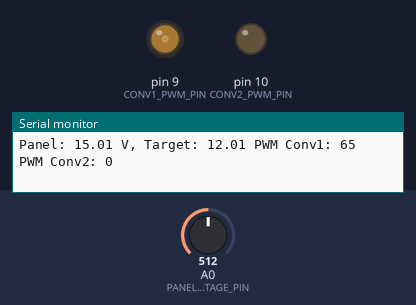
A sketch run on a simulated Arduino Uno, built with avr-gcc and run on an emulated ATmega328P. On the bench: output pins drawn as LEDs (lit = HIGH), the last lines printed to the serial monitor. Inputs (shaded band) come from the test bench; at power-on: A0 (PANEL_VOLTAGE_PIN) = 512.

Above: at 2.25 s.
2.3 s: A0 (PANEL_VOLTAGE_PIN) set to 421
At 3.55 s:
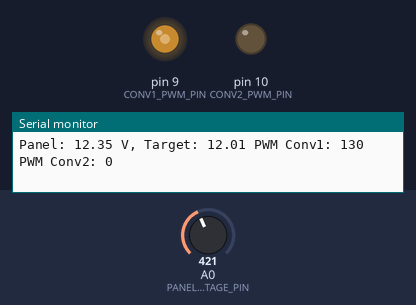
5.3 s: A0 (PANEL_VOLTAGE_PIN) set to 401
At 5.45 s:
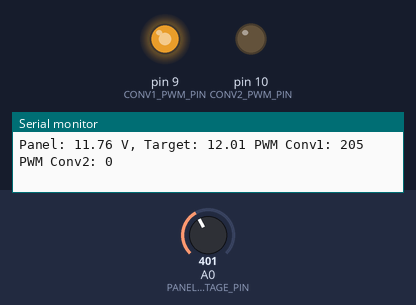
8.3 s: A0 (PANEL_VOLTAGE_PIN) set to 511
11.3 s: A0 (PANEL_VOLTAGE_PIN) set to 306
At 16.5 s:
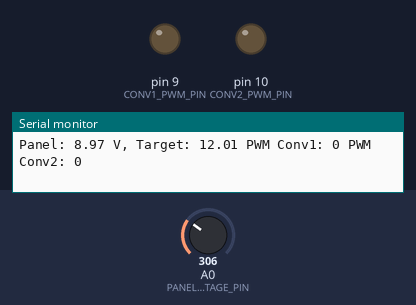
Timing chart, 0 to 37.6 s (numbered marks = the images above; inputs shaded):
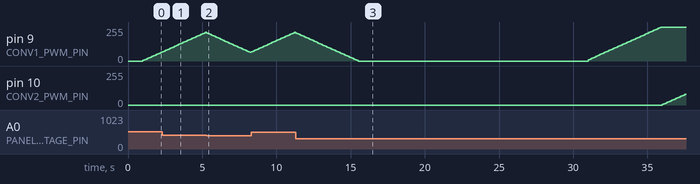

The sketch:

basic_mppt.ino
```cpp
// Pin definitions
#define PANEL_VOLTAGE_PIN A0
#define CONV1_VOLTAGE_PIN A1
#define CONV2_VOLTAGE_PIN A2

#define CONV1_PWM_PIN 9   // Higher priority converter
#define CONV2_PWM_PIN 10  // Lower priority converter

// Constants for voltage measurement and control
const float VREF = 5.0;   // Arduino ADC reference voltage
const int ADC_RES = 1023; // 10-bit ADC resolution
const float PANEL_VOLTAGE_RATIO = 6.0; // Divider scaling factor

// Target voltage as a percentage of open-circuit voltage
const float TARGET_RATIO = 0.80;
float openCircuitVoltage = 0.0;  // Estimated Voc

// PWM limits
const int PWM_MIN = 0;
const int PWM_MAX = 255;
const int PWM_STEP = 5;

// MPPT tracking intervals
const unsigned long MPPT_CHECK_INTERVAL = 100;  // Time between MPPT adjustments (ms)
const unsigned long VOC_CHECK_INTERVAL = 30000;  // Time between Voc measurements (ms)
unsigned long lastMpptCheck = 0;
unsigned long lastVocCheck = 0;

// PWM control variables
int pwmConv1 = 0;
int pwmConv2 = 0;

// Function to read and scale voltage
float readVoltage(int pin, float ratio) {
  int raw = analogRead(pin);
  return (raw * VREF / ADC_RES) * ratio;
}

// Function to adjust PWM with limits
int adjustPWM(int pwm, int adjustment) {
  pwm += adjustment;
  if (pwm > PWM_MAX) pwm = PWM_MAX;
  if (pwm < PWM_MIN) pwm = PWM_MIN;
  return pwm;
}

// Function to measure open-circuit voltage
void measureOpenCircuitVoltage() {
  // Disable both converters to get true Voc
  analogWrite(CONV1_PWM_PIN, PWM_MIN);
  analogWrite(CONV2_PWM_PIN, PWM_MIN);
  delay(1000);  // Allow voltage to stabilize

  openCircuitVoltage = readVoltage(PANEL_VOLTAGE_PIN, PANEL_VOLTAGE_RATIO);
  Serial.print("Measured Voc: "); Serial.println(openCircuitVoltage);
}

// MPPT tracking logic by load reduction test
void performMpptAdjustment() {
  float panelVoltage = readVoltage(PANEL_VOLTAGE_PIN, PANEL_VOLTAGE_RATIO);
  float targetVoltage = openCircuitVoltage * TARGET_RATIO;

  Serial.print("Panel: "); Serial.print(panelVoltage);
  Serial.print(" V, Target: "); Serial.print(targetVoltage);

  // MPPT load reduction test
  if (panelVoltage < targetVoltage) {
    // Panel voltage too low, reduce load starting with low priority
    if (pwmConv2 > PWM_MIN) {
      pwmConv2 = adjustPWM(pwmConv2, -PWM_STEP);
    } else if (pwmConv1 > PWM_MIN) {
      pwmConv1 = adjustPWM(pwmConv1, -PWM_STEP);
    }
  } else {
    // Panel voltage OK, gradually increase load in priority order
    if (pwmConv1 < PWM_MAX) {
      pwmConv1 = adjustPWM(pwmConv1, PWM_STEP);
    } else if (pwmConv2 < PWM_MAX) {
      pwmConv2 = adjustPWM(pwmConv2, PWM_STEP);
    }
  }

  // Apply PWM changes
  analogWrite(CONV1_PWM_PIN, pwmConv1);
  analogWrite(CONV2_PWM_PIN, pwmConv2);

  Serial.print(" PWM Conv1: "); Serial.print(pwmConv1);
  Serial.print(" PWM Conv2: "); Serial.println(pwmConv2);
}

void setup() {
  pinMode(CONV1_PWM_PIN, OUTPUT);
  pinMode(CONV2_PWM_PIN, OUTPUT);
  Serial.begin(115200);

  measureOpenCircuitVoltage();
}

void loop() {
  unsigned long currentMillis = millis();

  // Periodically measure open-circuit voltage
  if (currentMillis - lastVocCheck >= VOC_CHECK_INTERVAL) {
    measureOpenCircuitVoltage();
    lastVocCheck = currentMillis;
  }

  // Periodically adjust MPPT tracking
  if (currentMillis - lastMpptCheck >= MPPT_CHECK_INTERVAL) {
    performMpptAdjustment();
    lastMpptCheck = currentMillis;
  }
}
```

Measured:
- the behaviour switches between 410 and 409 on A0 (PANEL_VOLTAGE_PIN) (found by bisection; images 1 and 2)
- after the input at 5.3 s, pin 10 (CONV2_PWM_PIN): stays 0/255 (without the input it goes to 5/255 after 0.80 s)
